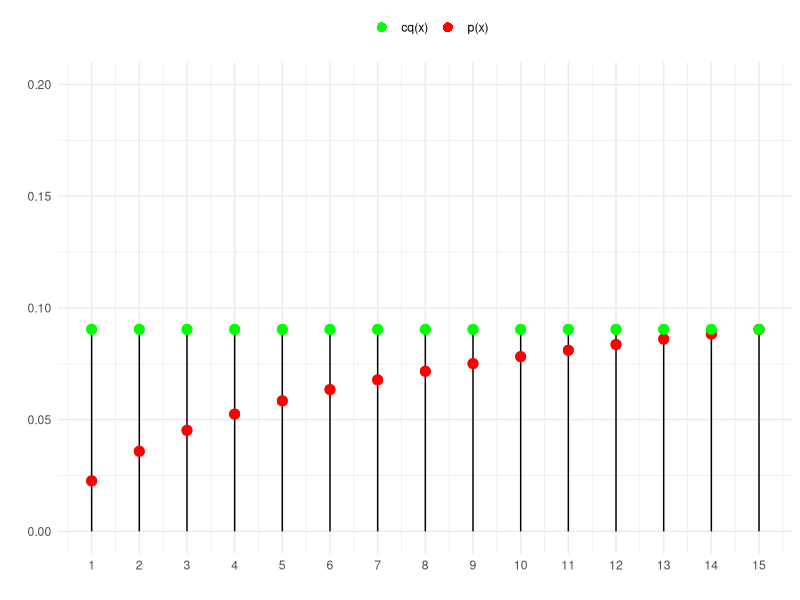
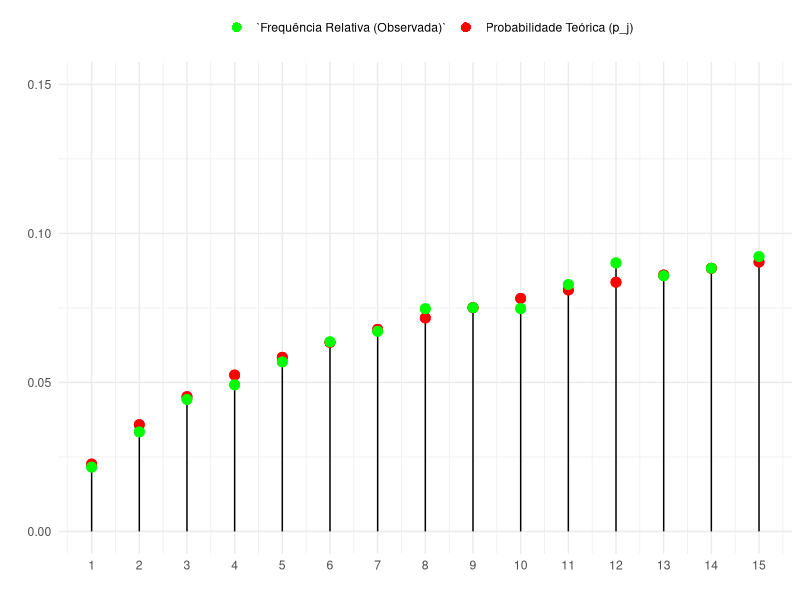

Source code (R) for these figures, in order:
library(ggplot2)

j_values <- 1:15
p_j <- log(j_values + 1) / sum(log(1 + 1:15))

q_j <- rep(1 / 15, length(p_j))
c <- max(p_j / q_j)
cq_j <- c * q_j

df <- data.frame(j = j_values, p_j = p_j, cq_j = cq_j)

ggplot(df, aes(x = j)) +
  geom_segment(aes(x = j, xend = j, y = 0, yend = cq_j), color = "black") +
  geom_point(aes(y = cq_j), color = "green", size = 3) +
  geom_point(aes(y = p_j), color = "red", size = 3) +
  labs(x = "", y = "") +
  ylim(0, 0.2) +
  scale_x_continuous(breaks = 1:15) +
  theme_minimal() +
  theme(legend.position = "top") +
  scale_color_manual(values = c("p(x)" = "red", "cq(x)" = "green"), name = "") +
  guides(color = guide_legend(override.aes = list(shape = 16))) +
  geom_point(aes(y = p_j, color = "p(x)"), size = 3) +
  geom_point(aes(y = cq_j, color = "cq(x)"), size = 3) 

# número de amostras que quero
n_samples <- 10000
# vetor para armazenar as amostras aceitas
accepted_samples <- c()

# implmentando o método da rejeição ---
# nomeando o vetor p_j com os valores correspondentes de j
names(p_j) <- j_values
# distribuição uniforme q_j, o valor é sempre 1/15
q_val <- 1 / 15

num_de_amostras_testadas_total <- 0 # para calcular quantas amostras foram rejeitadas

# Loop até que o número desejado de amostras seja gerado
while (length(accepted_samples) < n_samples) {
  # 1. Gere um valor Y a partir da distribuição proposta q_j
  # Como q_j é uniforme, usamos a função sample() para escolher aleatoriamente um valor de j_values
  y <- sample(j_values, 1)
  
  # 2. Gere U ~ Uniform(0,1)
  u <- runif(1)
  
  # 3. Teste de aceitação
  # Acessamos p(y) usando o nome do vetor (convertendo y para caractere para busca)
  acceptance_ratio <- p_j[as.character(y)] / (c * q_val)

  num_de_amostras_testadas_total <- num_de_amostras_testadas_total + 1

  if (u <= acceptance_ratio) {
    # Se aceito, adicione o valor ao vetor de amostras
    accepted_samples <- c(accepted_samples, y)
  }
}

# Criação da tabela de frequência
freq_table <- table(factor(accepted_samples, levels = j_values))
relative_freq <- prop.table(freq_table)

# Montamos um data.frame final para exibir os resultados
results_df <- data.frame(
  `Valor (j)` = as.integer(names(freq_table)),
  `Frequência Absoluta` = as.integer(freq_table),
  `Frequência Relativa (Observada)` = as.numeric(relative_freq),
  `Probabilidade Teórica (p_j)` = p_j,
  check.names = FALSE
)
print(results_df, row.names = FALSE)

ggplot(results_df, aes(x = `Valor (j)`)) +
  geom_segment(aes(x = `Valor (j)`, xend = `Valor (j)`, y = 0, yend = `Frequência Relativa (Observada)`), color = "black") +
  geom_point(aes(y = `Frequência Relativa (Observada)`), color = "green", size = 3) +
  geom_point(aes(y = `Probabilidade Teórica (p_j)`), color = "red", size = 3) +
  labs(x = "", y = "") +
  ylim(0, 0.15) +
  scale_x_continuous(breaks = 1:15) +
  theme_minimal() +
  theme(legend.position = "top") +
  scale_color_manual(values = c("Probabilidade Teórica (p_j)" = "red", "`Frequência Relativa (Observada)`" = "green"), name = "") +
  guides(color = guide_legend(override.aes = list(shape = 16))) +
  geom_point(aes(y = `Probabilidade Teórica (p_j)`, color = "Probabilidade Teórica (p_j)"), size = 3) +
  geom_point(aes(y = `Frequência Relativa (Observada)`, color = "`Frequência Relativa (Observada)`"), size = 3) 

print(n_samples / num_de_amostras_testadas_total)
print(1 / c)
